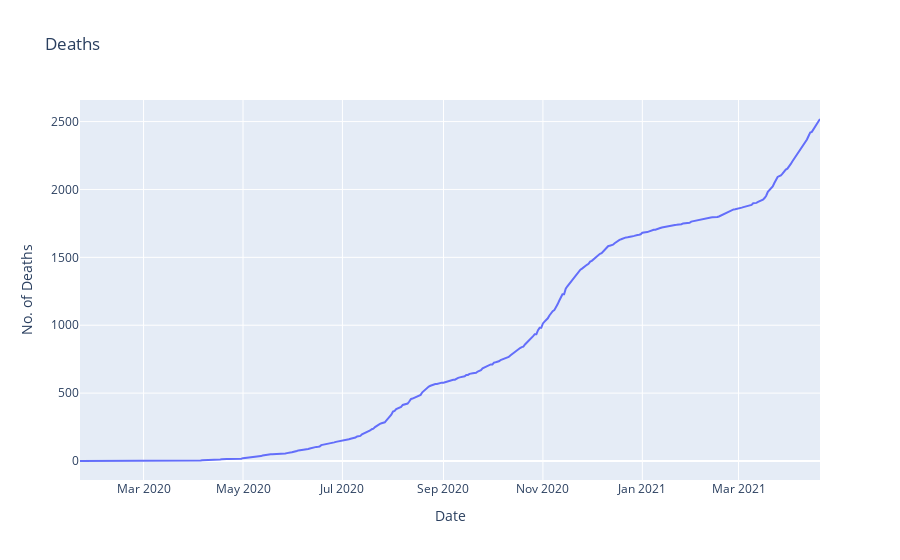

The notebook cell saved with this chart:
### Code cell
# Test plot
fig = px.line(plot1_df, x="Date", y=df7['Kenya'],
              hover_data={"Date"},
              title='Deaths',
              labels={"y": "No. of Deaths"}
              )
fig.show()

### Figure 1 — Plotly figure (JSON) as saved in the notebook; plotly's stock layout.template omitted (floating-point values rounded to 4 significant figures; data arrays with more than 128 entries replaced by an {"elided": "..."} marker saying what was removed)
{"data": [{"hovertemplate": "Date=%{x}<br>No. of Deaths=%{y}<extra></extra>", "legendgroup": "", "line": {"color": "#636efa", "dash": "solid"}, "mode": "lines", "name": "", "orientation": "v", "showlegend": false, "type": "scatter", "x": {"elided": "455 str values"}, "xaxis": "x", "y": {"elided": "455 int values"}, "yaxis": "y"}], "layout": {"legend": {"tracegroupgap": 0}, "title": {"text": "Deaths"}, "xaxis": {"anchor": "y", "domain": [0, 1], "title": {"text": "Date"}}, "yaxis": {"anchor": "x", "domain": [0, 1], "title": {"text": "No. of Deaths"}}}}
